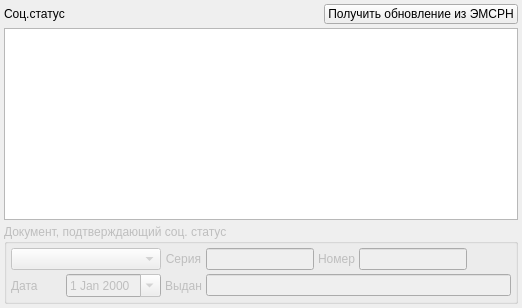
     <widget class="QWidget" name="tabSocStatus">
      <attribute name="title">
       <string>Соц.&amp;статус</string>
      </attribute>
      <layout class="QGridLayout">
       <property name="margin">
        <number>4</number>
       </property>
       <property name="spacing">
        <number>4</number>
       </property>
       <item row="0" column="0">
        <widget class="QLabel" name="lblSocStatus">
         <property name="text">
          <string>Соц.статус</string>
         </property>
         <property name="buddy">
          <cstring>tblSocStatuses</cstring>
         </property>
        </widget>
       </item>
       <item row="0" column="1">
        <spacer>
         <property name="orientation">
          <enum>Qt::Horizontal</enum>
         </property>
         <property name="sizeHint" stdset="0">
          <size>
           <width>40</width>
           <height>20</height>
          </size>
         </property>
        </spacer>
       </item>
       <item row="0" column="2">
        <widget class="QPushButton" name="btnSocStatusUpdate">
         <property name="sizePolicy">
          <sizepolicy hsizetype="Minimum" vsizetype="Ignored">
           <horstretch>0</horstretch>
           <verstretch>0</verstretch>
          </sizepolicy>
         </property>
         <property name="text">
          <string>Получить обновление из ЭМСРН</string>
         </property>
        </widget>
       </item>
       <item row="1" column="0" colspan="3">
        <widget class="CInDocTableView" name="tblSocStatuses"/>
       </item>
       <item row="2" column="0" colspan="3">
        <widget class="QGroupBox" name="frmSocStatusDocument">
         <property name="enabled">
          <bool>false</bool>
         </property>
         <property name="title">
          <string>Документ, подтверждающий соц. статус</string>
         </property>
         <layout class="QGridLayout">
          <property name="margin">
           <number>4</number>
          </property>
          <property name="spacing">
           <number>4</number>
          </property>
          <item row="0" column="0" colspan="2">
           <widget class="CRBComboBox" name="cmbSocStatusDocType">
            <property name="enabled">
             <bool>false</bool>
            </property>
            <property name="sizePolicy">
             <sizepolicy hsizetype="Expanding" vsizetype="Fixed">
              <horstretch>0</horstretch>
              <verstretch>0</verstretch>
             </sizepolicy>
            </property>
            <property name="minimumSize">
             <size>
              <width>150</width>
              <height>0</height>
             </size>
            </property>
           </widget>
          </item>
          <item row="0" column="2">
           <widget class="QLabel" name="lblSocStatusDocSerial">
            <property name="sizePolicy">
             <sizepolicy hsizetype="Maximum" vsizetype="Preferred">
              <horstretch>0</horstretch>
              <verstretch>0</verstretch>
             </sizepolicy>
            </property>
            <property name="text">
             <string>Серия</string>
            </property>
            <property name="alignment">
             <set>Qt::AlignRight|Qt::AlignTrailing|Qt::AlignVCenter</set>
            </property>
            <property name="buddy">
             <cstring>edtSocStatusDocSerial</cstring>
            </property>
           </widget>
          </item>
          <item row="0" column="3">
           <widget class="CDocSerialLeftEdit" name="edtSocStatusDocSerial">
            <property name="enabled">
             <bool>false</bool>
            </property>
            <property name="sizePolicy">
             <sizepolicy hsizetype="Minimum" vsizetype="Fixed">
              <horstretch>0</horstretch>
              <verstretch>0</verstretch>
             </sizepolicy>
            </property>
            <property name="maxLength">
             <number>8</number>
            </property>
           </widget>
          </item>
          <item row="0" column="4">
           <widget class="QLabel" name="lblSocStatusDocNumber">
            <property name="sizePolicy">
             <sizepolicy hsizetype="Maximum" vsizetype="Preferred">
              <horstretch>0</horstretch>
              <verstretch>0</verstretch>
             </sizepolicy>
            </property>
            <property name="text">
             <string>Номер</string>
            </property>
            <property name="alignment">
             <set>Qt::AlignRight|Qt::AlignTrailing|Qt::AlignVCenter</set>
            </property>
            <property name="buddy">
             <cstring>edtSocStatusDocNumber</cstring>
            </property>
           </widget>
          </item>
          <item row="0" column="5" colspan="2">
           <widget class="QLineEdit" name="edtSocStatusDocNumber">
            <property name="enabled">
             <bool>false</bool>
            </property>
            <property name="maxLength">
             <number>16</number>
            </property>
           </widget>
          </item>
          <item row="1" column="0">
           <widget class="QLabel" name="lblSocStatusDocDate">
            <property name="sizePolicy">
             <sizepolicy hsizetype="Preferred" vsizetype="Preferred">
              <horstretch>0</horstretch>
              <verstretch>0</verstretch>
             </sizepolicy>
            </property>
            <property name="text">
             <string>Дата</string>
            </property>
            <property name="alignment">
             <set>Qt::AlignLeading|Qt::AlignLeft|Qt::AlignVCenter</set>
            </property>
            <property name="buddy">
             <cstring>edtSocStatusDocDate</cstring>
            </property>
           </widget>
          </item>
          <item row="1" column="1">
           <widget class="CDateEdit" name="edtSocStatusDocDate">
            <property name="enabled">
             <bool>false</bool>
            </property>
            <property name="sizePolicy">
             <sizepolicy hsizetype="Maximum" vsizetype="Fixed">
              <horstretch>0</horstretch>
              <verstretch>0</verstretch>
             </sizepolicy>
            </property>
            <property name="calendarPopup">
             <bool>true</bool>
            </property>
           </widget>
          </item>
          <item row="1" column="2">
           <widget class="QLabel" name="lblSocStatusDocOrigin">
            <property name="sizePolicy">
             <sizepolicy hsizetype="Maximum" vsizetype="Preferred">
              <horstretch>0</horstretch>
              <verstretch>0</verstretch>
             </sizepolicy>
            </property>
            <property name="text">
             <string>Выдан</string>
            </property>
            <property name="alignment">
             <set>Qt::AlignRight|Qt::AlignTrailing|Qt::AlignVCenter</set>
            </property>
            <property name="buddy">
             <cstring>edtSocStatusDocOrigin</cstring>
            </property>
           </widget>
          </item>
          <item row="1" column="3" colspan="5">
           <widget class="CDocSerialLeftEdit" name="edtSocStatusDocOrigin">
            <property name="enabled">
             <bool>false</bool>
            </property>
            <property name="maxLength">
             <number>64</number>
            </property>
           </widget>
          </item>
          <item row="0" column="7">
           <spacer name="horizontalSpacer_3">
            <property name="orientation">
             <enum>Qt::Horizontal</enum>
            </property>
            <property name="sizeHint" stdset="0">
             <size>
              <width>40</width>
              <height>20</height>
             </size>
            </property>
           </spacer>
          </item>
         </layout>
        </widget>
       </item>
      </layout>
     </widget>
